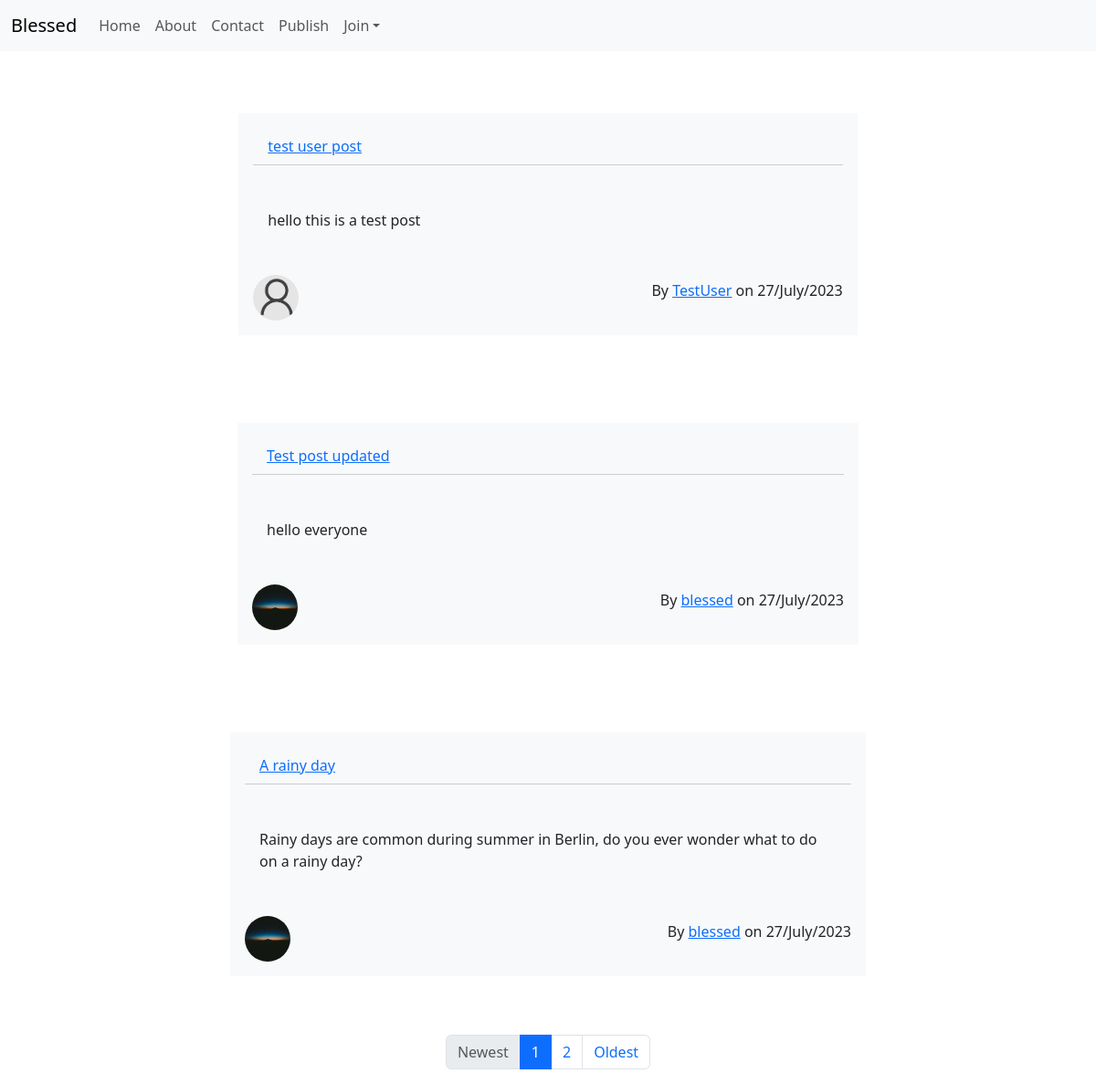
The app's page /, older data.
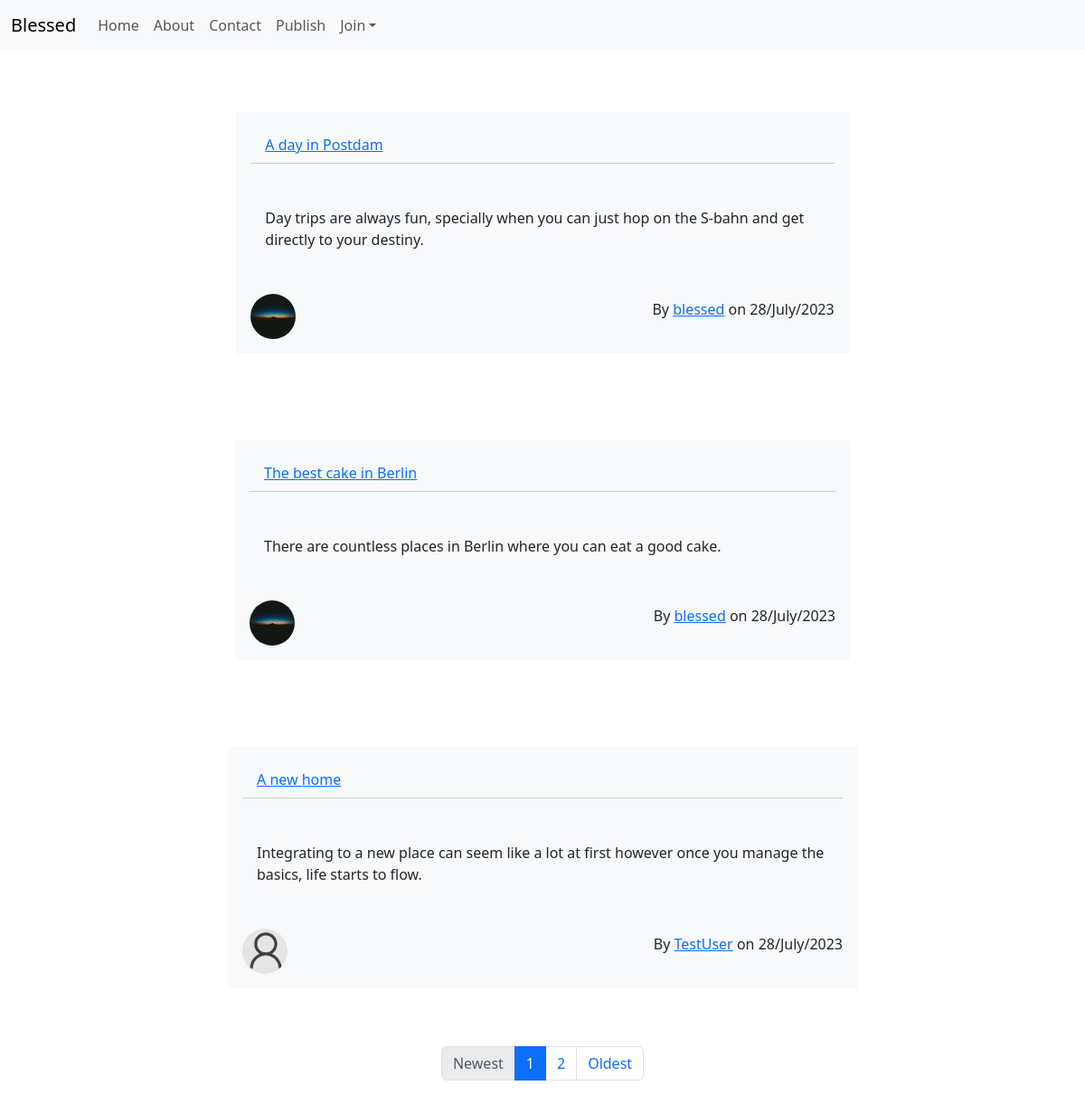
The same page, newer data.
### website/models.py (models this page shows, shortened)
class New(models.Model):
    title = models.CharField(max_length=40)
    content = models.TextField()
    date_created = models.DateTimeField(default=timezone.now)
    author = models.ForeignKey(User, on_delete=models.CASCADE)

### users/models.py (models this page shows, shortened)
class Profile(models.Model):
    user = models.OneToOneField(User, on_delete=models.CASCADE)
    picture = models.ImageField(default='default.jpg', upload_to='user_pictures')
    bio = models.TextField(blank=True, null=True)

### website/views.py (the view)
# urls.py: path('', NewListView.as_view(), name='website-index'),
class NewListView(ListView):
    model = New
    template_name = 'website/index.html'
    context_object_name = 'news'
    ordering = ['-date_created']
    paginate_by = 3

### website/templates/website/index.html
{% extends "website/base.html" %}
{% block content %}
  {% for news in news %}
  <div class="container">
  <div class="row justify-content-center">
    <div class="col-md-8 m-3 p-3">
      <div class="card bg-light m-3">
        <div class="bg-light card-header d-flex justify-content-between align-items-center m-3">
          <span><a href="{% url 'new-detail' pk=news.pk %}">{{ news.title }}</a></span>
        </div>
        <div class="m-3 card-body">
          <p class="card-text ">{{ news.content }}</p>
        </div>
          <div class="d-flex align-items-center justify-content-between m-3 ">
            <img class="author-icon rounded-circle" src="{{ news.author.profile.picture.url }}"  >
            <p>By <a href="{% url 'user-news' news.author.username %}">{{ news.author }}</a> on {{ news.date_created|date:"d/N/Y" }}</p>
          </div>
        </div>
      </div>
    </div>
  </div>
</div>
  {% endfor %}
  <div class="container d-flex justify-content-center">
    {% if is_paginated %}
    <ul class="pagination">
      {% if page_obj.has_previous %}
        <li class="page-item">
          <a class="page-link" href="?page=1">Newest</a>
        </li>
      {% else %}
        <li class="page-item disabled">
          <span class="page-link">Newest</span>
        </li>
      {% endif %}
      {% for num in page_obj.paginator.page_range %}
        {% if page_obj.number == num %}
          <li class="page-item active">
            <span class="page-link">{{ num }}</span>
          </li>
        {% elif num > page_obj.number|add:'-2' and num < page_obj.number|add:'2' %}
          <li class="page-item">
            <a class="page-link" href="?page={{ num }}">{{ num }}</a>
          </li>
        {% endif %}
      {% endfor %}
      {% if page_obj.has_next %}
        <li class="page-item">
          <a class="page-link" href="?page={{ page_obj.paginator.num_pages }}">Oldest</a>
        </li>
      {% else %}
        <li class="page-item disabled">
          <span class="page-link">Oldest</span>
        </li>
      {% endif %}
    </ul>
    {% endif %}
  </div>
{% endblock content%}

### website/templates/website/base.html (shortened to what this page needs)
<!DOCTYPE html>
<html lang="en">
  <head>
    <link href="https://cdn.jsdelivr.net/npm/bootstrap@5.3.0/dist/css/bootstrap.min.css" rel="stylesheet">
    {% load static %}
    <link rel="stylesheet" type="text/css" href="{% static 'website/css/styles.css' %}">
  </head>
  <body>
    <nav class="navbar navbar-expand-md bg-light" data-bs-theme="light">
        <div class="container-fluid">
          <a class="navbar-brand" href="{% url 'website-index' %}">Blessed</a>
          <div class="collapse navbar-collapse" id="navbarColor03">
            <ul class="navbar-nav me-auto">
              <li class="nav-item">
                <a class="nav-link" href="{% url 'website-index' %}">Home</a>
              </li>
              <li class="nav-item">
                <a class="nav-link" href="#">About</a>
              </li>
              <li class="nav-item">
                <a class="nav-link" href="{% url 'website-contact' %}">Contact</a>
              </li>
              <li class="nav-item">
                <a class="nav-link" href="{%  url 'new-create' %}">Publish</a>
              </li>
              <li class="nav-item dropdown">
                <a class="nav-link dropdown-toggle" data-bs-toggle="dropdown" href="#" role="button" aria-haspopup="true" aria-expanded="false">Join</a>
              </li>
            </ul>
          </div>
        </div>
      </nav>
    <div class="container">
        <div class="row justify-content-center my-3">
   <div class="row">
            <div  class="col-sm-12 g-1">
                    {% block content %}
                    {% endblock %}
            </div>
</body>
</html>

### website/static/website/css/styles.css (style rules this page uses)
.card { border: 0; border-radius: 0; }
.author-icon { width: 50px; height: 50px; }

Row changes from the older to the newer data that the page shows:
removed New: title "test user post", content "hello this is a test post", author.profile.picture (placeholder picture), author "TestUser", date_created "27/July/2023"
removed New: title "Test post updated", content "hello everyone", author.profile.picture (picture), author "blessed", date_created "27/July/2023"
no longer on this page (row unchanged): New: title "A rainy day", content "Rainy days are common during summer in Berlin, do you ever wonder what to do on a rainy day?", author.profile.picture (picture), author "blessed", date_created "27/July/2023"
added New: title "A day in Postdam", content "Day trips are always fun, specially when you can just hop on the S-bahn and get directly to your destiny.", author.profile.picture (picture), author "blessed", date_created "28/July/2023"
added New: title "The best cake in Berlin", content "There are countless places in Berlin where you can eat a good cake.", author.profile.picture (picture), author "blessed", date_created "28/July/2023"
added New: title "A new home", content "Integrating to a new place can seem like a lot at first however once you manage the basics, life starts to flow.", author.profile.picture (placeholder picture), author "TestUser", date_created "28/July/2023"
